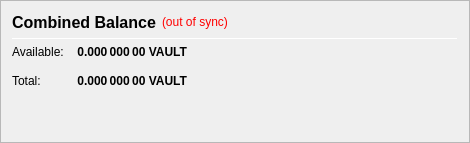
                   <widget class="QFrame" name="frame_CombinedBalances">
                    <property name="minimumSize">
                     <size>
                      <width>470</width>
                      <height>0</height>
                     </size>
                    </property>
                    <property name="frameShape">
                     <enum>QFrame::StyledPanel</enum>
                    </property>
                    <property name="frameShadow">
                     <enum>QFrame::Raised</enum>
                    </property>
                    <layout class="QVBoxLayout" name="verticalLayout_5">
                     <item>
                      <layout class="QHBoxLayout" name="horizontalLayout_5" stretch="0,0,0">
                       <item>
                        <widget class="QLabel" name="label_5z">
                         <property name="minimumSize">
                          <size>
                           <width>0</width>
                           <height>20</height>
                          </size>
                         </property>
                         <property name="font">
                          <font>
                           <pointsize>12</pointsize>
                           <weight>75</weight>
                           <bold>true</bold>
                          </font>
                         </property>
                         <property name="toolTip">
                          <string>Combined Balance (including unconfirmed and immature coins)</string>
                         </property>
                         <property name="text">
                          <string>Combined Balance</string>
                         </property>
                        </widget>
                       </item>
                       <item>
                        <widget class="QLabel" name="labelWalletStatus">
                         <property name="cursor">
                          <cursorShape>WhatsThisCursor</cursorShape>
                         </property>
                         <property name="toolTip">
                          <string>The displayed information may be out of date. Your wallet automatically synchronizes with the VAULT network after a connection is established, but this process has not completed yet.</string>
                         </property>
                         <property name="styleSheet">
                          <string notr="true">QLabel { color: red; }</string>
                         </property>
                         <property name="text">
                          <string notr="true">(out of sync)</string>
                         </property>
                         <property name="alignment">
                          <set>Qt::AlignLeading|Qt::AlignLeft|Qt::AlignVCenter</set>
                         </property>
                        </widget>
                       </item>
                       <item>
                        <spacer name="horizontalSpacer_1">
                         <property name="orientation">
                          <enum>Qt::Horizontal</enum>
                         </property>
                         <property name="sizeHint" stdset="0">
                          <size>
                           <width>40</width>
                           <height>20</height>
                          </size>
                         </property>
                        </spacer>
                       </item>
                      </layout>
                     </item>
                     <item>
                      <widget class="Line" name="line_CombinedBalance">
                       <property name="minimumSize">
                        <size>
                         <width>0</width>
                         <height>1</height>
                        </size>
                       </property>
                       <property name="maximumSize">
                        <size>
                         <width>16777215</width>
                         <height>1</height>
                        </size>
                       </property>
                       <property name="orientation">
                        <enum>Qt::Horizontal</enum>
                       </property>
                      </widget>
                     </item>
                     <item>
                      <layout class="QGridLayout" name="gridLayout_3">
                       <property name="spacing">
                        <number>12</number>
                       </property>
                       <item row="1" column="0">
                        <widget class="QLabel" name="labelBalanceTextz">
                         <property name="text">
                          <string>Available:</string>
                         </property>
                        </widget>
                       </item>
                       <item row="1" column="1">
                        <widget class="QLabel" name="labelBalancez">
                         <property name="font">
                          <font>
                           <weight>75</weight>
                           <bold>true</bold>
                          </font>
                         </property>
                         <property name="cursor">
                          <cursorShape>IBeamCursor</cursorShape>
                         </property>
                         <property name="toolTip">
                          <string>Your current spendable balance</string>
                         </property>
                         <property name="text">
                          <string notr="true">0.000 000 00 VAULT</string>
                         </property>
                         <property name="alignment">
                          <set>Qt::AlignRight|Qt::AlignTrailing|Qt::AlignVCenter</set>
                         </property>
                         <property name="textInteractionFlags">
                          <set>Qt::LinksAccessibleByMouse|Qt::TextSelectableByKeyboard|Qt::TextSelectableByMouse</set>
                         </property>
                        </widget>
                       </item>
                       <item row="2" column="0">
                        <widget class="QLabel" name="labelTotalTextz">
                         <property name="text">
                          <string>Total:</string>
                         </property>
                        </widget>
                       </item>
                       <item row="2" column="1">
                        <widget class="QLabel" name="labelTotalz">
                         <property name="font">
                          <font>
                           <weight>75</weight>
                           <bold>true</bold>
                          </font>
                         </property>
                         <property name="cursor">
                          <cursorShape>IBeamCursor</cursorShape>
                         </property>
                         <property name="toolTip">
                          <string>Total Balance, including all unavailable coins.</string>
                         </property>
                         <property name="text">
                          <string notr="true">0.000 000 00 VAULT</string>
                         </property>
                         <property name="alignment">
                          <set>Qt::AlignRight|Qt::AlignTrailing|Qt::AlignVCenter</set>
                         </property>
                         <property name="textInteractionFlags">
                          <set>Qt::LinksAccessibleByMouse|Qt::TextSelectableByKeyboard|Qt::TextSelectableByMouse</set>
                         </property>
                        </widget>
                       </item>
                       <item row="2" column="3">
                        <spacer name="horizontalSpacer_2">
                         <property name="orientation">
                          <enum>Qt::Horizontal</enum>
                         </property>
                         <property name="sizeHint" stdset="0">
                          <size>
                           <width>40</width>
                           <height>20</height>
                          </size>
                         </property>
                        </spacer>
                       </item>
                      </layout>
                     </item>
                     <item>
                      <spacer name="verticalSpacer_1">
                       <property name="orientation">
                        <enum>Qt::Vertical</enum>
                       </property>
                       <property name="sizeHint" stdset="0">
                        <size>
                         <width>20</width>
                         <height>40</height>
                        </size>
                       </property>
                      </spacer>
                     </item>
                    </layout>
                   </widget>
